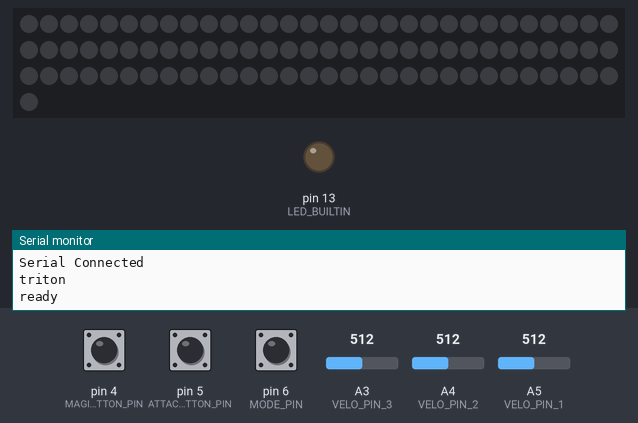
A sketch run on a simulated Arduino Mega 2560, built with avr-gcc and run on an emulated ATmega2560. Shown: 91 RGB LEDs in strip order, left to right, continuing on the next row, output pins drawn as LEDs (lit = HIGH), the last lines printed to the serial monitor. Inputs (shaded band) come from the test bench; at power-on: pin 5 (ATTACK_BUTTON_PIN) HIGH, A5 (VELO_PIN_1) = 512, pin 4 (MAGIC_BUTTON_PIN) HIGH, A3 (VELO_PIN_3) = 512, pin 6 (MODE_PIN) HIGH, A4 (VELO_PIN_2) = 512. Dim RGB values are drawn brighter than linear; random numbers use the default seed unless the sketch sets one.

Above: at 3.2 s.
3.3 s: pin 5 (ATTACK_BUTTON_PIN) pulled LOW for 0.15 s
At 3.5 s:
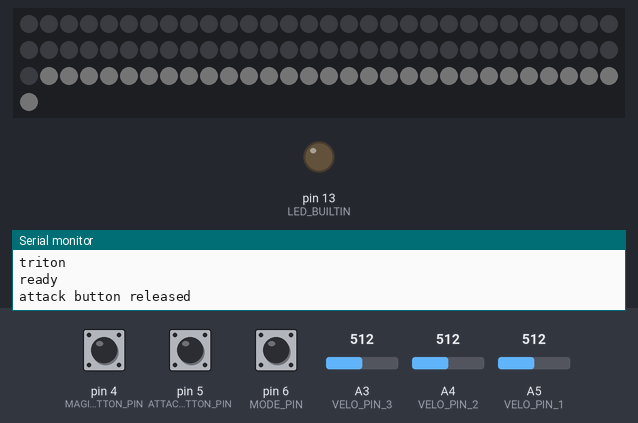
4.0 s: A5 (VELO_PIN_1) set to 40
At 5.31 s:
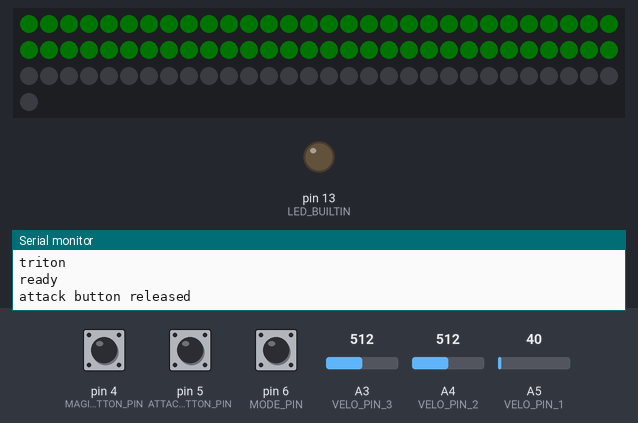
7.0 s: pin 4 (MAGIC_BUTTON_PIN) pulled LOW for 0.15 s
At 7.26 s:
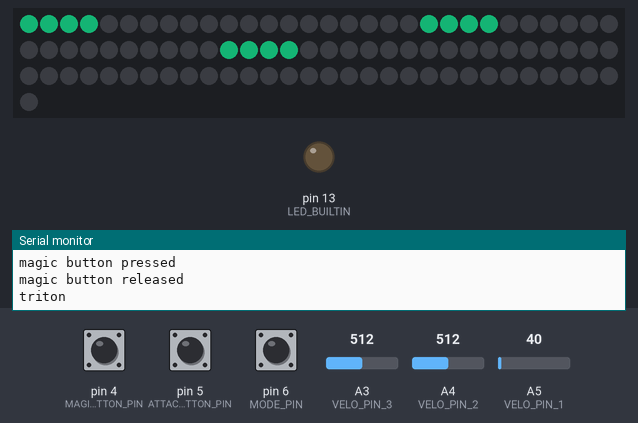
7.7 s: A3 (VELO_PIN_3) set to 20
At 8.38 s:
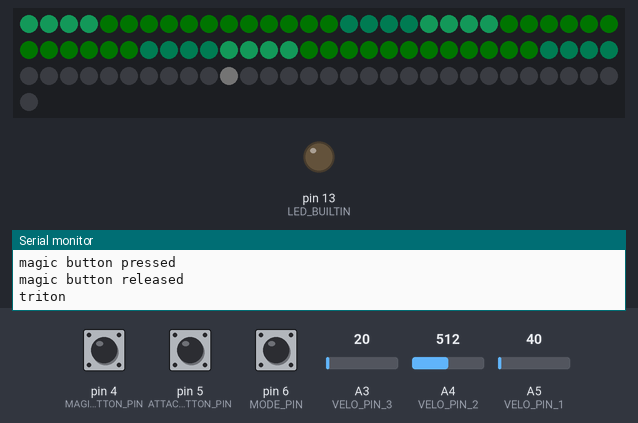
10.7 s: pin 6 (MODE_PIN) pulled LOW for 1 s
At 11.08 s:
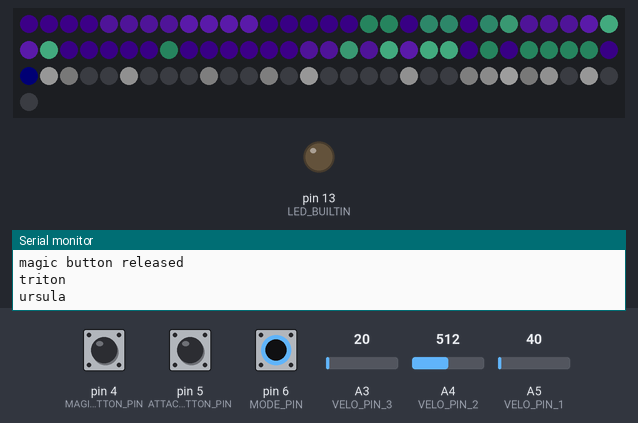
12.3 s: pin 4 (MAGIC_BUTTON_PIN) pulled LOW for 1 s
At 12.61 s:
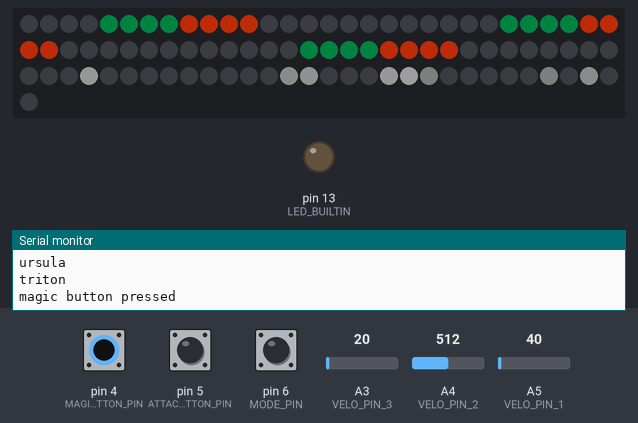
Timing chart, 0 to 14.9 s (numbered marks = the images above; inputs shaded):
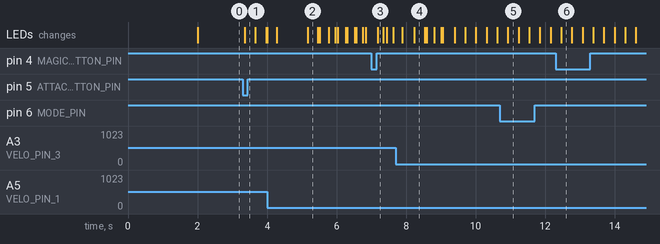

Measured:
- after the input at 3.3 s, the LEDs: change after 0.05 s (image 1)

The sketch:

trident.ino
```cpp
#include <Arduino.h>

#include <FastLED.h>

#define DATAPIN    10
#define CLOCKPIN   12

#define ATTACK_BUTTON_PIN 5
#define MAGIC_BUTTON_PIN 4
#define MODE_PIN 6
#define VELO_PIN_1 A5  // holding sensor
#define VELO_PIN_2 A4  // secondary pressure
#define VELO_PIN_3 A3  // tertiary pressure

#define COLOR_ORDER BGR
#define CHIPSET     DOTSTAR
#define NUM_SHAFT_LEDS 60
#define NUM_TINE1_LEDS 10
#define NUM_TINE2_LEDS 10
#define NUM_TINE3_LEDS 10

#define TRITON_MODE 0
#define URSULA_MODE 1

#define TRITONHUE 130
#define TRITONSAT 180
#define URSULAHUE 190
#define URSULASAT 170
#define ARIEL_HUE 255
#define ARIEL_SAT 200
#define TAIL_HUE 116
#define TAIL_SAT 200
#define LEGS_HUE 16
#define LEGS_SAT 200

#define BRIGHTNESS  200
#define MODE_LED_BRIGHTNESS 20

#define VELO_PIN_1_MIN 38
#define VELO_PIN_1_MAX 45
#define VELO_PIN_2_MIN 40
#define VELO_PIN_2_MAX 75
#define VELO_PIN_3_MIN 60
#define VELO_PIN_3_MAX 80

#define VELO_ARRAY_SIZE 120

#define FRAMES_PER_SECOND 60
#define FRAME_LIMIT 240

int veloArray[VELO_ARRAY_SIZE];
int veloArrayIndex = 0;

const int NUM_LEDS = NUM_SHAFT_LEDS + NUM_TINE1_LEDS + NUM_TINE2_LEDS + NUM_TINE3_LEDS + 1; // 1 for mode indicator
const int MODE_LED_LOCATION = NUM_SHAFT_LEDS ;  // location starts at 0
const int TINES_START = MODE_LED_LOCATION + 1;
const int TINES_TOTAL = NUM_TINE1_LEDS + NUM_TINE2_LEDS + NUM_TINE3_LEDS;

CHSV hsvs[NUM_LEDS];
CRGB leds[NUM_LEDS];

// BUTTON SETUP STUFF
byte prevAttackButtonState = HIGH;
byte prevMagicButtonState = HIGH;
byte prevModeButtonState = HIGH;

int sensorValue1 = 0;        // value read from the pressure pad
int sensorValue2 = 0;        // value read from the pressure pad
int sensorValue3 = 0;        // value read from the pressure pad

int framecount = 0;

int chaseRate = 0;
int priorChaseFrame = 0;     // previous frame at which we chased
int priorRing = 0;           // previous ring we lit (within each ring set)
int twinkleRate = 40;        // tine twinkling, bottom 4, top 40
int priorTwinkleFrame = 0;   // previous frame at which we twinkled

int currentMode = TRITON_MODE;

int magicMode = 0;
int magicColorCycle = 1;

int attackMode = 0;
int attackCounter = 0;

// we'll use this array to maintain, and average, total velo readings
void initializeVeloArray() {
  veloArrayIndex = 0;  // index to put latest reading into

  // initialize the array itself
  for( int i = 0; i < VELO_ARRAY_SIZE; i++) {
    veloArray[i] = 0;
  }
}

void setup() {
  delay( 2000 );              // power-up safety delay
  Serial.begin(57600);
  while (!Serial) {
    ; // wait for serial port to connect. Needed for native USB port only
  }
  Serial.println("Serial Connected");

  // setup pins
  pinMode(VELO_PIN_1, INPUT_PULLUP);
  pinMode(VELO_PIN_2, INPUT_PULLUP);
  pinMode(VELO_PIN_3, INPUT_PULLUP);
  initializeVeloArray();

  pinMode(ATTACK_BUTTON_PIN, INPUT_PULLUP);
  pinMode(MAGIC_BUTTON_PIN, INPUT_PULLUP);
  pinMode(MODE_PIN, INPUT_PULLUP);

  pinMode(LED_BUILTIN, OUTPUT);

  // initial mode
  tritonMode();

  // initialize LEDs
  FastLED.addLeds<CHIPSET, DATAPIN, CLOCKPIN, COLOR_ORDER>(leds, NUM_LEDS).setCorrection(TypicalLEDStrip );
  FastLED.setBrightness( BRIGHTNESS );

  Serial.println("ready");
}

void loop() {
  framecount += 1;

  // reset framecount
  if(framecount > FRAME_LIMIT) {
    framecount -= FRAME_LIMIT;
    priorChaseFrame -= FRAME_LIMIT;
    priorTwinkleFrame -= FRAME_LIMIT;
  }

  // get velo readings
  sensorValue1 = getVeloReading(VELO_PIN_1, VELO_PIN_1_MIN, VELO_PIN_1_MAX);
  sensorValue2 = getMappedVeloReading(VELO_PIN_2, VELO_PIN_2_MIN, VELO_PIN_2_MAX, 0, 30);
  sensorValue3 = getMappedVeloReading(VELO_PIN_3, VELO_PIN_2_MIN, VELO_PIN_3_MAX, 0, 30);

  // velo1 must be engaged to add other settings
  if(sensorValue1 > VELO_PIN_1_MIN) {
    // a reading of 2 gets us the minimal activity
    addVeloReading(2+sensorValue2+sensorValue3);
  } else {
    addVeloReading(0);
  }

  // adjust settings depending on velo readings
  adjustPower(averageVeloReading());

  // button management section
  byte currAttackButtonState = digitalRead(ATTACK_BUTTON_PIN);
  byte currMagicButtonState = digitalRead(MAGIC_BUTTON_PIN);

  if ((prevAttackButtonState == LOW) && (currAttackButtonState == HIGH)) {
  }
  if ((prevMagicButtonState == LOW) && (currMagicButtonState == HIGH)) {
    magicButtonRelease();
  }
  if ((prevAttackButtonState == HIGH) && (currAttackButtonState == LOW)) {
    attackButtonRelease();
  }
  if ((prevMagicButtonState == HIGH) && (currMagicButtonState == LOW)) {
    magicButtonPress();
  }
  prevAttackButtonState = currAttackButtonState;
  prevMagicButtonState = currMagicButtonState;

  byte currModeButtonState = digitalRead(MODE_PIN);
  if ((prevModeButtonState == LOW) && (currModeButtonState == HIGH)) {
    tritonMode();
  }
  if ((prevModeButtonState == HIGH) && (currModeButtonState == LOW)) {
    ursulaMode();
  }
  prevModeButtonState = currModeButtonState;

  updateShaftLeds();
  updateTineLeds();

  // convert HSV settings into the leds array
  hsv2rgb_rainbow( hsvs, leds, NUM_LEDS);

  // send updated led settings out to the physical leds
  FastLED.show();

  // wait until it's time for the next frame
  FastLED.delay(1000 / FRAMES_PER_SECOND);
}

// Read velostat, keeping results within the provided range
int getVeloReading(int pin, int minReading, int maxReading) {
  return min(max(100-analogRead(pin),minReading),maxReading);
}

// this one maps the actual reading to the provided range
int getMappedVeloReading(int pin, int minReading, int maxReading, int minValue, int maxValue) {
  int reading = getVeloReading(pin, minReading, maxReading);
  return map(reading, minReading, maxReading, minValue, maxValue);
}

void addVeloReading(int reading) {
  veloArray[veloArrayIndex] = reading;
  veloArrayIndex++;

  if(veloArrayIndex >= VELO_ARRAY_SIZE) {
    veloArrayIndex = 0;
  }
}

int averageVeloReading() {
  int sumVal = 0;

  for( int i = 0; i < VELO_ARRAY_SIZE; i++) {
    sumVal += veloArray[i];
  }

  return sumVal/VELO_ARRAY_SIZE;
}

// Easing functions
float cubicIn(float t) {
  return t*t*t;
}

float cubicOut(float t) {
  return 1-cubicIn(1-5);
}

int easeInOutMap(int val, int lowVal, int highVal, int lowRange, int highRange) {
  int inRange = highVal - lowVal;
  int outRange = highRange - lowRange;
  val = max(val,lowVal);
  val = min(val,highVal);
  float t = (val-lowVal)/(inRange * 1.0);
  float r;
  if(t < 0.5) {
    r = cubicIn(t*2.0)/2.0;
  } else {
    r = 1-cubicIn((1-t)*2)/2;
  }
  return (r * outRange) + lowRange;
}

//BUTTON CONTROL STUFF

// called when key goes from pressed to not pressed
void attackButtonRelease() {
  Serial.println("attack button released");
  startAttack();
}

void magicButtonPress() {
  Serial.println("magic button pressed");
  startMagic();
}
void magicButtonRelease() {
  Serial.println("magic button released");
  endMagic();
}

void tritonMode() {
  Serial.println("triton");
  currentMode = TRITON_MODE;

  // set all shaft leds with triton color
  setHS(TRITONHUE, TRITONSAT, 100, 0, NUM_SHAFT_LEDS);

  // set mode indicator led
  hsvs[MODE_LED_LOCATION] = CHSV(TRITONHUE, TRITONSAT,MODE_LED_BRIGHTNESS);
}

void ursulaMode() {
  Serial.println("ursula");
  currentMode = URSULA_MODE;

  // set most shaft leds with ursula color, with a chance of just desaturating what's already there (triton hue)
  setHS(URSULAHUE, URSULASAT, 70, 0, NUM_SHAFT_LEDS);

  // set mode indicator led
  hsvs[MODE_LED_LOCATION] = CHSV(URSULAHUE, URSULASAT,MODE_LED_BRIGHTNESS);
}

void setHS(int hue, int sat, int pct, int start, int end) {
  for( int i = start; i < end; i++) {
    if(pct == 100 || random8(100) < pct) {
      hsvs[i].hue = hue;
      hsvs[i].sat = sat;
    } else {
      hsvs[i].sat = sat * 0.7;
    }
  }
}

int topPressure = 60;   // max velo sum
int bottomPressure = 0; // min velo sum

int decay = 1;         // amount we'll decay per frame
int minBright = 0;     // we won't decay below this
int topBright = 100;   // we won't go any brighter on shaft
int topTineBright = 0; // we won't go any brighter on tines
int tineProb = 0;      // probability of tine lighting
int tineDecay = 3;     // tine decay rate


// adjust values based on current average velo reading
void adjustPower(int pressure) {
  if(pressure > bottomPressure) {
    decay = map(pressure, bottomPressure, topPressure, 1, 15);
    minBright = easeInOutMap(pressure, bottomPressure, topPressure, 25, 80);
    topBright = easeInOutMap(pressure, bottomPressure, topPressure, 40, 255);
    chaseRate = easeInOutMap(pressure, bottomPressure, topPressure, 5, 20);
    topTineBright = easeInOutMap(pressure, bottomPressure, topPressure, 20, 150);
    twinkleRate = easeInOutMap(pressure, bottomPressure, topPressure, 0, 40);
    tineProb = easeInOutMap(pressure, bottomPressure, topPressure, 30, 200);
    tineDecay = easeInOutMap(pressure, bottomPressure, topPressure, 0, 3);
  } else {
    decay = 10;
    minBright = 0;
    topBright = 0;
    chaseRate = 0;
    topTineBright = 0;
    twinkleRate = 0;
    tineProb = 0;
    tineDecay =  0;
  }
  if(magicMode) {
    chaseRate = 10;
    topBright = 190;
    decay = 15;
    minBright = 0;
  }
}

void startAttack() {
  attackMode = 1;
  attackCounter = 0;
}

void startMagic() {
  magicMode = 1;
  magicColorCycle = 0;
}

void endMagic() {
  magicMode = 0;
  if(currentMode == TRITON_MODE) {
    tritonMode();
  } else {
    ursulaMode();
  }
}

void updateShaftLeds() {
  // decay all leds
  for( int i = 0; i < NUM_SHAFT_LEDS; i++) {
    hsvs[i].val = max(hsvs[i].val - decay, minBright);
  }

  int newHue = 0;
  int newSat = 0;

  // update if this is a chase frame
  if(framecount > (priorChaseFrame + FRAMES_PER_SECOND/chaseRate)) {
    // update the chase ring (of each set)
    priorRing += 1;
    if(priorRing > 4) {
      priorRing = 0;
    }

    if(magicMode) {
      switch(magicColorCycle) {
        case 1:
          newHue = ARIEL_HUE;
          newSat = ARIEL_SAT;
          magicColorCycle = 2;
          break;
        case 2:
          newHue = TAIL_HUE;
          newSat = TAIL_SAT;
          magicColorCycle = 3;
          break;
        case 3:
        default:
          newHue = LEGS_HUE;
          newSat = LEGS_SAT;
          magicColorCycle = 1;
        break;
      }
    }

    // each ring has 4 LEDs - update all sets on each side
    for (int i = 0; i < 4; i++) {
      hsvs[(priorRing)*4+i].val = topBright;     // first set
      hsvs[(priorRing+5)*4+i].val = topBright;   // second
      hsvs[(priorRing+10)*4+i].val = topBright;  // third
      if(magicMode) {  // we change colors in this mode
        hsvs[(priorRing)*4+i].hue = newHue;
        hsvs[(priorRing+5)*4+i].hue = newHue;
        hsvs[(priorRing+10)*4+i].hue = newHue;
        hsvs[(priorRing)*4+i].sat = newSat;
        hsvs[(priorRing+5)*4+i].sat = newSat;
        hsvs[(priorRing+10)*4+i].sat = newSat;
      }
    }
    priorChaseFrame = framecount;
  }
}

void updateTineLeds() {
  int ring;

  if(attackMode) { // big flash of the tine LEDs
    attackCounter += 1;
    if(attackCounter > 50) { // off
      attackMode = 0;
      for( int i = 0; i < (TINES_TOTAL); i++) {
        hsvs[i+TINES_START].val = 0;
      }
    } else if(attackCounter > 40) { // quick cooldown
      for( int i = 0; i < (TINES_TOTAL); i++) {
        hsvs[i+TINES_START].val = max(hsvs[i+TINES_START].val -20, 0);
      }
    } else if(attackCounter > 30) { // blast
      for( int i = 0; i < (TINES_TOTAL); i++) {
        hsvs[i+TINES_START].val = min(hsvs[i+TINES_START].val + 12, 255);
      }
    } else { // initial attack
      for( int i = 0; i < (TINES_TOTAL); i++) {
        hsvs[i+TINES_START].val = min(hsvs[i+TINES_START].val + 6, 255);
      }
    }
  } else {
    // decay all
    for( int i = 0; i < (TINES_TOTAL); i++) {
      hsvs[i+TINES_START].val = max(hsvs[i+TINES_START].val - (5-tineDecay), 0);
    }

    // twinkle
    if(framecount > priorTwinkleFrame + FRAMES_PER_SECOND/twinkleRate) {
      priorTwinkleFrame = framecount;
      if(random8() < tineProb) {
        hsvs[ TINES_START + random16(NUM_TINE1_LEDS) ].val = topTineBright;
      }
      if(random8() < tineProb) {
        hsvs[ TINES_START + NUM_TINE1_LEDS + random16(NUM_TINE2_LEDS) ].val = topTineBright;
      }
      if(random8() < tineProb) {
        hsvs[ TINES_START + NUM_TINE1_LEDS + NUM_TINE2_LEDS + random16(NUM_TINE3_LEDS) ].val = topTineBright;
      }
    }
  }
}
```
